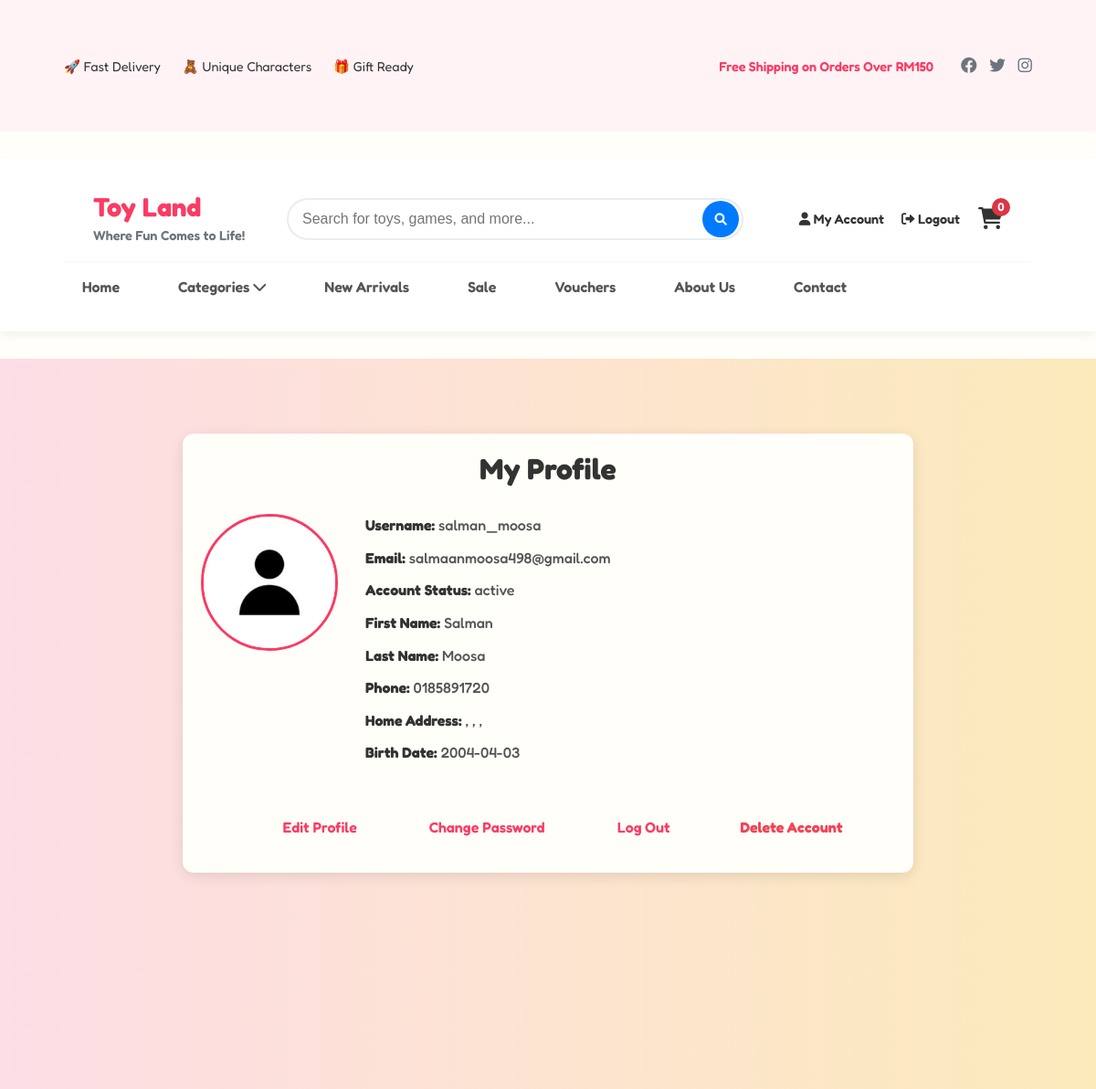
The page /root/member/profile.php (signed in) on the database its author committed.
### tables this page shows
CREATE TABLE `user_profiles` (
  `user_id` varchar(11) NOT NULL,
  `first_name` varchar(50) NOT NULL,
  `last_name` varchar(50) NOT NULL,
  `phone` varchar(20) DEFAULT NULL,
  `date_of_birth` date DEFAULT NULL,
  `address_line1` varchar(255) NOT NULL,
  `address_line2` varchar(255) DEFAULT NULL,
  `city` varchar(100) NOT NULL,
  `state` varchar(100) NOT NULL,
  `postal_code` varchar(20) NOT NULL,
  `address` text DEFAULT NULL,
  `newsletter_subscription` tinyint(1) DEFAULT 0,
  `marketing_emails` tinyint(1) DEFAULT 0,
  `created_at` timestamp NOT NULL DEFAULT current_timestamp(),
  `updated_at` timestamp NOT NULL DEFAULT current_timestamp() ON UPDATE current_timestamp()
);

CREATE TABLE `user` (
  `user_id` varchar(11) NOT NULL,
  `username` varchar(50) NOT NULL,
  `email` varchar(100) NOT NULL,
  `password` varchar(255) NOT NULL,
  `role` enum('admin','member') NOT NULL DEFAULT 'member',
  `status` enum('active','blocked') NOT NULL DEFAULT 'active',
  `profile_pic` varchar(255) DEFAULT NULL,
  `remember_token` varchar(64) DEFAULT NULL,
  `created_at` timestamp NOT NULL DEFAULT current_timestamp(),
  `updated_at` timestamp NOT NULL DEFAULT current_timestamp() ON UPDATE current_timestamp()
);

### root/member/profile.php (the view, shortened to what this page needs)
<?php
require_once '../includes/db.php';
$userId = $_SESSION['user_id'];
$sql = "
    SELECT u.*, up.*
    FROM user u
    INNER JOIN user_profiles up ON u.user_id = up.user_id
    WHERE u.user_id = ?
";
$stmt = $pdo->prepare($sql);
$stmt->execute([$userId]);
$user = $stmt->fetch(PDO::FETCH_ASSOC);
$profilePicPath = !empty($user['profile_pic'])
    ? $user['profile_pic']
    : '/assets/images/profile_pictures/default_profile_pic.jpg';
include '../includes/header.php';
?>
<div class="profile-page">
    <div class="profile-container">
        <h2>My Profile</h2>
        <div class="profile-info">
            <div class="profile-picture">
                <img src="<?= htmlspecialchars($profilePicPath) ?>" alt="Profile Picture">
            </div>
            <div class="profile-details">
                <p><strong>Username:</strong> <?= htmlspecialchars($user['username']) ?></p>
                <p><strong>Email:</strong> <?= htmlspecialchars($user['email']) ?></p>
                <p><strong>Account Status:</strong> <?= htmlspecialchars($user['status']) ?></p>
                <p><strong>First Name:</strong> <?= htmlspecialchars($user['first_name']) ?></p>
                <p><strong>Last Name:</strong> <?= htmlspecialchars($user['last_name']) ?></p>
                <p><strong>Phone:</strong> <?= htmlspecialchars($user['phone']) ?></p>
                <p><strong>Home Address:</strong> <?= htmlspecialchars($user['address_line1']) ?>
                , <?= htmlspecialchars($user['city']) ?>
                , <?= htmlspecialchars($user['state']) ?>
                , <?= htmlspecialchars($user['postal_code']) ?>
               </p>
                <p><strong>Birth Date:</strong> <?= htmlspecialchars($user['date_of_birth']) ?></p>
            </div>
        </div>
        <div class="profile-actions">
            <a href="profile_edit.php" class="btn btn-edit">Edit Profile</a>
            <a href="change_password.php" class="btn btn-password">Change Password</a>
            <a href="../public/logout.php" class="btn btn-logout" onclick="return confirm('Are you sure you want to log out?');">Log Out</a>
            <form action="delete_account.php" method="POST" class="delete-account-form" onsubmit="return confirm('Are you sure you want to delete your account? This cannot be undone.')">
                <button type="submit" class="btn btn-delete">Delete Account</button>
            </form>
        </div>
    </div>
</div>

### rows shown on the page
user_profiles: user_id.username "salman_moosa", user_id.email "salmaanmoosa498@gmail.com", user_id.status "active", first_name "Salman", last_name "Moosa", phone "0185891720", date_of_birth "2004-04-03"

### other values the page prints
$cart_count "0"
